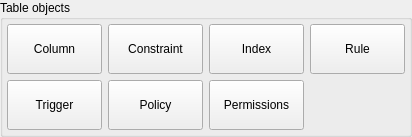
       <widget class="QGroupBox" name="tab_objs_grp">
        <property name="title">
         <string>Table objects</string>
        </property>
        <layout class="QGridLayout" name="gridLayout_7">
         <property name="leftMargin">
          <number>4</number>
         </property>
         <property name="topMargin">
          <number>4</number>
         </property>
         <property name="rightMargin">
          <number>4</number>
         </property>
         <property name="bottomMargin">
          <number>4</number>
         </property>
         <item row="0" column="0">
          <widget class="QWidget" name="tab_objs_btns_wgt" native="true">
           <property name="sizePolicy">
            <sizepolicy hsizetype="Preferred" vsizetype="Fixed">
             <horstretch>0</horstretch>
             <verstretch>0</verstretch>
            </sizepolicy>
           </property>
           <layout class="QGridLayout" name="gridLayout_2">
            <property name="leftMargin">
             <number>0</number>
            </property>
            <property name="topMargin">
             <number>0</number>
            </property>
            <property name="rightMargin">
             <number>0</number>
            </property>
            <property name="bottomMargin">
             <number>0</number>
            </property>
            <property name="spacing">
             <number>6</number>
            </property>
            <item row="0" column="4">
             <widget class="QToolButton" name="constraint_tb">
              <property name="sizePolicy">
               <sizepolicy hsizetype="Preferred" vsizetype="Fixed">
                <horstretch>0</horstretch>
                <verstretch>0</verstretch>
               </sizepolicy>
              </property>
              <property name="minimumSize">
               <size>
                <width>95</width>
                <height>50</height>
               </size>
              </property>
              <property name="font">
               <font>
                <weight>50</weight>
                <bold>false</bold>
               </font>
              </property>
              <property name="focusPolicy">
               <enum>Qt::NoFocus</enum>
              </property>
              <property name="text">
               <string>Constraint</string>
              </property>
              <property name="icon">
               <iconset resource="../res/resources.qrc">
                <normaloff>:/icones/icones/constraint.png</normaloff>:/icones/icones/constraint.png</iconset>
              </property>
              <property name="iconSize">
               <size>
                <width>32</width>
                <height>32</height>
               </size>
              </property>
              <property name="popupMode">
               <enum>QToolButton::InstantPopup</enum>
              </property>
              <property name="toolButtonStyle">
               <enum>Qt::ToolButtonTextUnderIcon</enum>
              </property>
             </widget>
            </item>
            <item row="0" column="2">
             <widget class="QToolButton" name="column_tb">
              <property name="sizePolicy">
               <sizepolicy hsizetype="Preferred" vsizetype="Fixed">
                <horstretch>0</horstretch>
                <verstretch>0</verstretch>
               </sizepolicy>
              </property>
              <property name="minimumSize">
               <size>
                <width>95</width>
                <height>50</height>
               </size>
              </property>
              <property name="font">
               <font>
                <weight>50</weight>
                <bold>false</bold>
               </font>
              </property>
              <property name="focusPolicy">
               <enum>Qt::NoFocus</enum>
              </property>
              <property name="text">
               <string>Column</string>
              </property>
              <property name="icon">
               <iconset resource="../res/resources.qrc">
                <normaloff>:/icones/icones/column.png</normaloff>:/icones/icones/column.png</iconset>
              </property>
              <property name="iconSize">
               <size>
                <width>32</width>
                <height>32</height>
               </size>
              </property>
              <property name="popupMode">
               <enum>QToolButton::InstantPopup</enum>
              </property>
              <property name="toolButtonStyle">
               <enum>Qt::ToolButtonTextUnderIcon</enum>
              </property>
             </widget>
            </item>
            <item row="1" column="8">
             <widget class="QToolButton" name="tab_perms_tb">
              <property name="sizePolicy">
               <sizepolicy hsizetype="Preferred" vsizetype="Fixed">
                <horstretch>0</horstretch>
                <verstretch>0</verstretch>
               </sizepolicy>
              </property>
              <property name="minimumSize">
               <size>
                <width>95</width>
                <height>50</height>
               </size>
              </property>
              <property name="font">
               <font>
                <weight>50</weight>
                <bold>false</bold>
               </font>
              </property>
              <property name="focusPolicy">
               <enum>Qt::NoFocus</enum>
              </property>
              <property name="text">
               <string>Permissions</string>
              </property>
              <property name="icon">
               <iconset resource="../res/resources.qrc">
                <normaloff>:/icones/icones/permission.png</normaloff>:/icones/icones/permission.png</iconset>
              </property>
              <property name="iconSize">
               <size>
                <width>32</width>
                <height>32</height>
               </size>
              </property>
              <property name="popupMode">
               <enum>QToolButton::InstantPopup</enum>
              </property>
              <property name="toolButtonStyle">
               <enum>Qt::ToolButtonTextUnderIcon</enum>
              </property>
             </widget>
            </item>
            <item row="0" column="8">
             <widget class="QToolButton" name="index_tb">
              <property name="sizePolicy">
               <sizepolicy hsizetype="Preferred" vsizetype="Fixed">
                <horstretch>0</horstretch>
                <verstretch>0</verstretch>
               </sizepolicy>
              </property>
              <property name="minimumSize">
               <size>
                <width>95</width>
                <height>50</height>
               </size>
              </property>
              <property name="font">
               <font>
                <weight>50</weight>
                <bold>false</bold>
               </font>
              </property>
              <property name="focusPolicy">
               <enum>Qt::NoFocus</enum>
              </property>
              <property name="text">
               <string>Index</string>
              </property>
              <property name="icon">
               <iconset resource="../res/resources.qrc">
                <normaloff>:/icones/icones/index.png</normaloff>:/icones/icones/index.png</iconset>
              </property>
              <property name="iconSize">
               <size>
                <width>32</width>
                <height>32</height>
               </size>
              </property>
              <property name="popupMode">
               <enum>QToolButton::InstantPopup</enum>
              </property>
              <property name="toolButtonStyle">
               <enum>Qt::ToolButtonTextUnderIcon</enum>
              </property>
             </widget>
            </item>
            <item row="0" column="9">
             <widget class="QToolButton" name="rule_tb">
              <property name="sizePolicy">
               <sizepolicy hsizetype="Preferred" vsizetype="Fixed">
                <horstretch>0</horstretch>
                <verstretch>0</verstretch>
               </sizepolicy>
              </property>
              <property name="minimumSize">
               <size>
                <width>95</width>
                <height>50</height>
               </size>
              </property>
              <property name="font">
               <font>
                <weight>50</weight>
                <bold>false</bold>
               </font>
              </property>
              <property name="focusPolicy">
               <enum>Qt::NoFocus</enum>
              </property>
              <property name="text">
               <string>Rule</string>
              </property>
              <property name="icon">
               <iconset resource="../res/resources.qrc">
                <normaloff>:/icones/icones/rule.png</normaloff>:/icones/icones/rule.png</iconset>
              </property>
              <property name="iconSize">
               <size>
                <width>32</width>
                <height>32</height>
               </size>
              </property>
              <property name="popupMode">
               <enum>QToolButton::InstantPopup</enum>
              </property>
              <property name="toolButtonStyle">
               <enum>Qt::ToolButtonTextUnderIcon</enum>
              </property>
             </widget>
            </item>
            <item row="1" column="2">
             <widget class="QToolButton" name="trigger_tb">
              <property name="sizePolicy">
               <sizepolicy hsizetype="Preferred" vsizetype="Fixed">
                <horstretch>0</horstretch>
                <verstretch>0</verstretch>
               </sizepolicy>
              </property>
              <property name="minimumSize">
               <size>
                <width>95</width>
                <height>50</height>
               </size>
              </property>
              <property name="font">
               <font>
                <weight>50</weight>
                <bold>false</bold>
               </font>
              </property>
              <property name="focusPolicy">
               <enum>Qt::NoFocus</enum>
              </property>
              <property name="text">
               <string>Trigger</string>
              </property>
              <property name="icon">
               <iconset resource="../res/resources.qrc">
                <normaloff>:/icones/icones/trigger.png</normaloff>:/icones/icones/trigger.png</iconset>
              </property>
              <property name="iconSize">
               <size>
                <width>32</width>
                <height>32</height>
               </size>
              </property>
              <property name="popupMode">
               <enum>QToolButton::InstantPopup</enum>
              </property>
              <property name="toolButtonStyle">
               <enum>Qt::ToolButtonTextUnderIcon</enum>
              </property>
             </widget>
            </item>
            <item row="1" column="4">
             <widget class="QToolButton" name="policy_tb">
              <property name="sizePolicy">
               <sizepolicy hsizetype="Preferred" vsizetype="Fixed">
                <horstretch>0</horstretch>
                <verstretch>0</verstretch>
               </sizepolicy>
              </property>
              <property name="minimumSize">
               <size>
                <width>95</width>
                <height>50</height>
               </size>
              </property>
              <property name="font">
               <font>
                <weight>50</weight>
                <bold>false</bold>
               </font>
              </property>
              <property name="focusPolicy">
               <enum>Qt::NoFocus</enum>
              </property>
              <property name="text">
               <string>Policy</string>
              </property>
              <property name="icon">
               <iconset resource="../res/resources.qrc">
                <normaloff>:/icones/icones/policy.png</normaloff>:/icones/icones/policy.png</iconset>
              </property>
              <property name="iconSize">
               <size>
                <width>32</width>
                <height>32</height>
               </size>
              </property>
              <property name="popupMode">
               <enum>QToolButton::InstantPopup</enum>
              </property>
              <property name="toolButtonStyle">
               <enum>Qt::ToolButtonTextUnderIcon</enum>
              </property>
             </widget>
            </item>
           </layout>
          </widget>
         </item>
        </layout>
       </widget>
